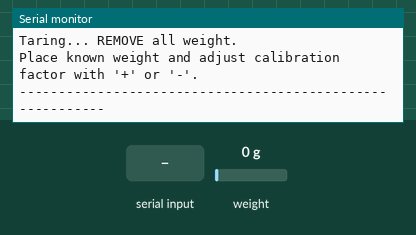
A sketch run on a simulated ESP32. Shown: the last lines printed to the serial monitor. The test bench sets the inputs (shaded band); at power-on: weight on the scale 0 g.

Above: at 6.2 s.
6.3 s: "+" received over Serial
At 8.1 s:
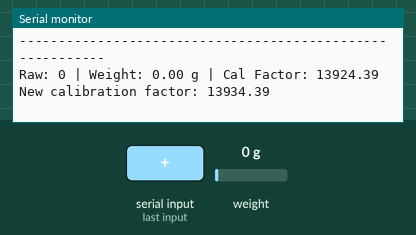
9.0 s: weight on the scale set to 100 g
At 10.4 s:
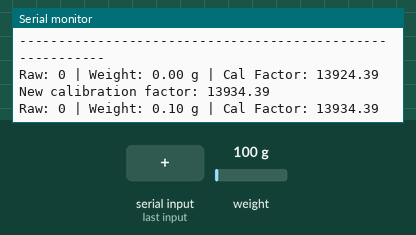
10.7 s: "-" received over Serial
12.4 s: weight on the scale set to 1250 g
At 13.1 s:
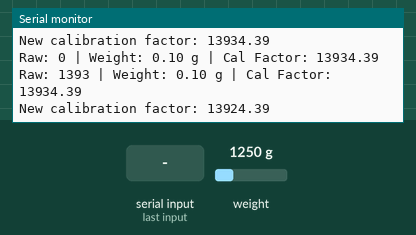
Timing chart, 0 to 15.1 s (numbered marks = the images above; inputs shaded):
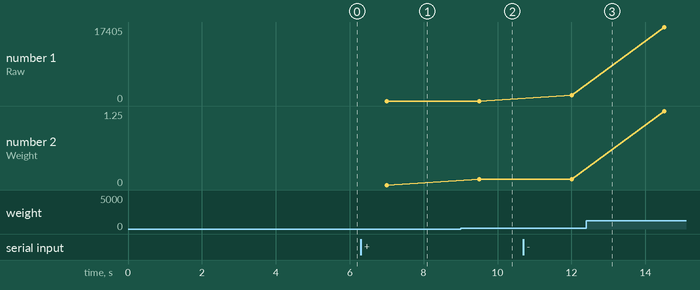

The sketch:

platformLoadCell.ino
```cpp
#include "HX711.h"

#define DT 18   // HX711 data pin (DOUT)
#define SCK 19  // HX711 clock pin (SCK)

HX711 scale;

// Start with your computed factor (adjust in Serial Monitor)
float calibration_factor = 13924.39;

void setup() {
  Serial.begin(115200);
  delay(1000);

  Serial.println("Initializing HX711...");
  scale.begin(DT, SCK);

  Serial.println("Taring... REMOVE all weight.");
  delay(3000);
  scale.tare();  // Zero point

  scale.set_scale(calibration_factor);

  Serial.println("Place known weight and adjust calibration factor with '+' or '-'.");
  Serial.println("----------------------------------------------------------");
}

void loop() {
  // Adjust calibration factor live
  if (Serial.available()) {
    char input = Serial.read();
    if (input == '+') calibration_factor += 10;
    else if (input == '-') calibration_factor -= 10;

    scale.set_scale(calibration_factor);

    Serial.print("New calibration factor: ");
    Serial.println(calibration_factor);
  }

  if (scale.is_ready()) {
    long raw = scale.read_average(10);   // Average raw ADC readings
    float weight = scale.get_units(10);  // Convert to grams

    // Ignore spikes (like saturation values)
    if (abs(raw) < 4000000) {
      Serial.print("Raw: ");
      Serial.print(raw);
      Serial.print(" | Weight: ");
      Serial.print(weight, 2);
      Serial.print(" g | Cal Factor: ");
      Serial.println(calibration_factor);
    } else {
      Serial.println("⚠ Spike detected, ignoring reading...");
    }

  } else {
    Serial.println("HX711 not connected.");
  }

  delay(500);
}
```

Measured:
- after the input at 6.3 s, the serial monitor: prints a new line after 1.2 s (image 1)
- after the input at 9.0 s, the serial monitor: prints a new line after 0.51 s (image 2)
- plotted number 1: 1393 → 17405 after the input at 12.4 s
- plotted number 2: 0 → 0.1 after the input at 9.0 s, 0.1 → 1.25 after the input at 12.4 s
